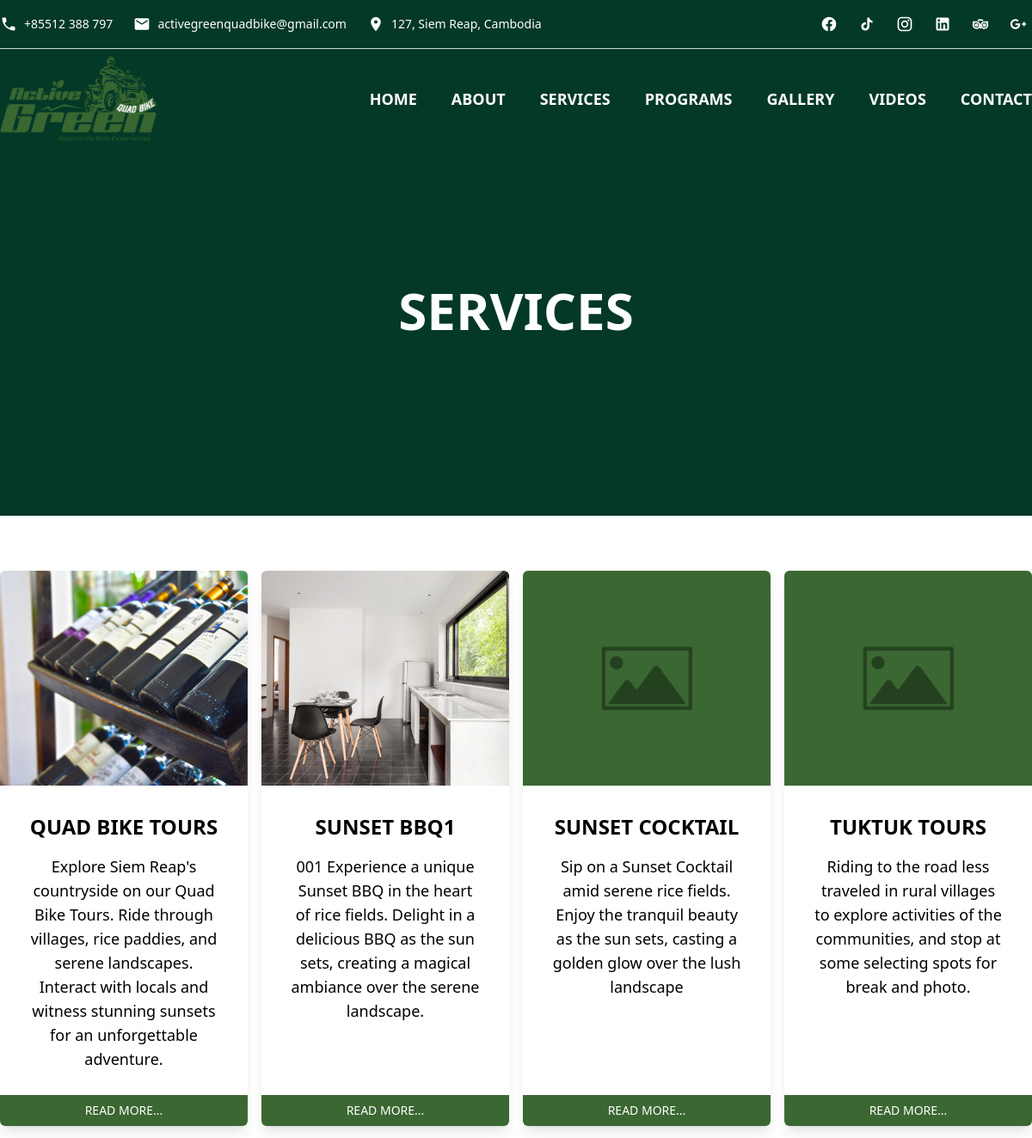
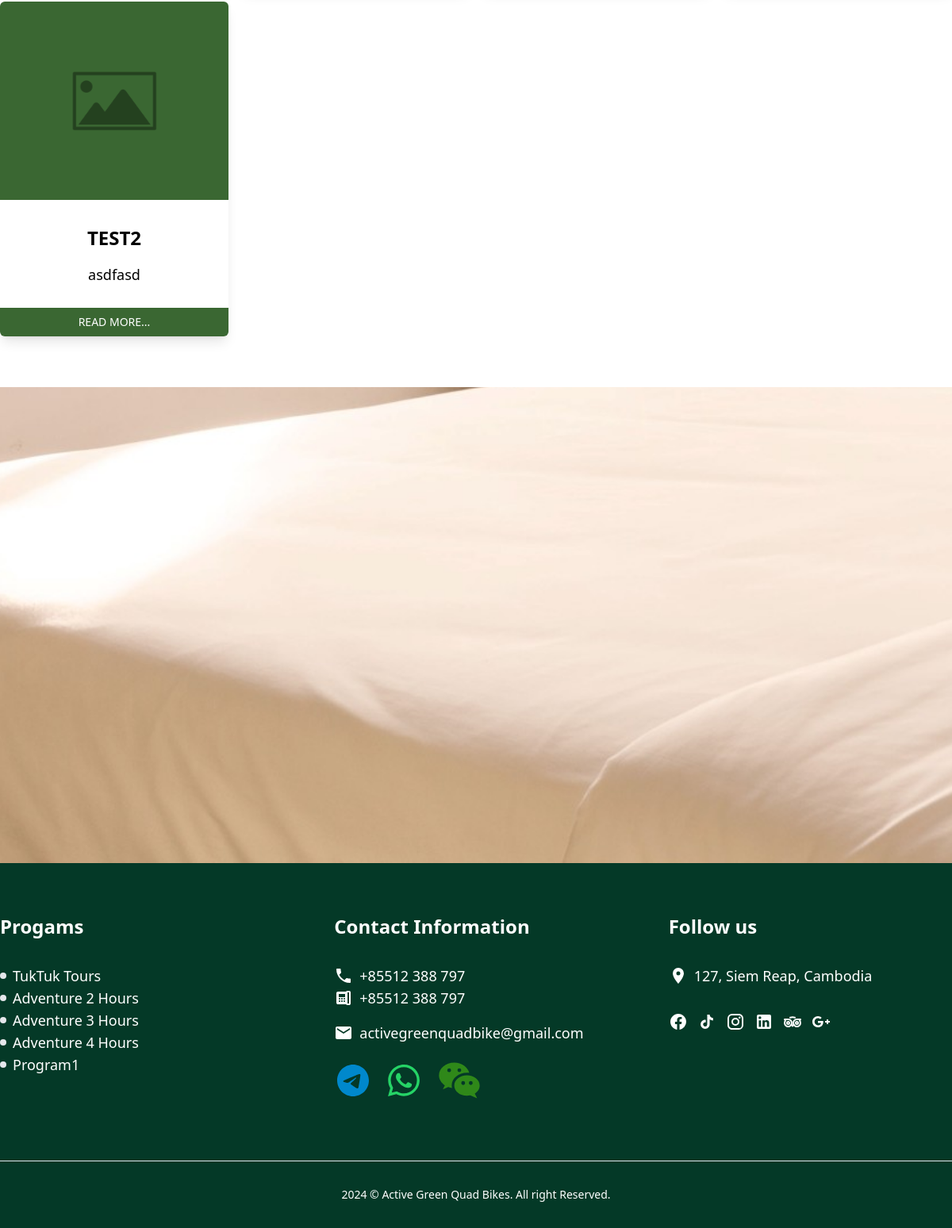
/services.php, run on the app's committed database (2 pictures, top to bottom).
### tables this page shows
CREATE TABLE `about` (
  `about_id` int(11) NOT NULL,
  `company_name` varchar(255) DEFAULT NULL,
  `start_year` varchar(255) DEFAULT NULL,
  `about_highlight` varchar(255) DEFAULT NULL,
  `short_description` text DEFAULT NULL,
  `about_description` text DEFAULT NULL,
  `phone_1` varchar(255) DEFAULT NULL,
  `phone_2` varchar(255) DEFAULT NULL,
  `email_address` varchar(255) DEFAULT NULL,
  `full_address` varchar(255) DEFAULT NULL,
  `telegram` varchar(255) DEFAULT NULL,
  `whatsapp` varchar(255) DEFAULT NULL,
  `wechat` varchar(255) DEFAULT NULL,
  `facebook` varchar(255) DEFAULT NULL,
  `instagram` varchar(255) DEFAULT NULL,
  `linkedin` varchar(255) DEFAULT NULL,
  `tiktok` varchar(255) DEFAULT NULL,
  `tripadvisor` varchar(255) DEFAULT NULL,
  `google` varchar(255) DEFAULT NULL,
  `about_image` varchar(255) DEFAULT NULL,
  `sticky_banner_home` varchar(255) DEFAULT NULL,
  `logo` varchar(255) DEFAULT NULL,
  `favicon` varchar(255) DEFAULT NULL,
  `sp_image` varchar(255) DEFAULT NULL,
  `sp_name` varchar(255) DEFAULT NULL,
  `sp_description` text DEFAULT NULL
);

CREATE TABLE `services_and_programs` (
  `sp_id` int(11) NOT NULL,
  `category_list` varchar(255) DEFAULT NULL,
  `sp_name` varchar(255) DEFAULT NULL,
  `sp_sub_name` varchar(255) DEFAULT NULL,
  `sp_price` varchar(255) DEFAULT NULL,
  `sp_departure_time` varchar(255) DEFAULT NULL,
  `sp_short_description` text DEFAULT NULL,
  `sp_description` text DEFAULT NULL,
  `sp_inclusion` text DEFAULT NULL,
  `sp_notes` text DEFAULT NULL,
  `sp_banner` varchar(255) DEFAULT NULL,
  `sp_gallery_image_path` varchar(255) DEFAULT NULL,
  `is_featured` varchar(3) DEFAULT NULL,
  `book_url` varchar(300) DEFAULT NULL
);

### services.php (the view, shortened to what the rows shown need)
<?php
include 'templates/header.php';
$sticky_banner_home = $about_data['sticky_banner_home'];
$quad_image = $about_data['sp_image'];
if (is_null($quad_image) || $quad_image == '') {
    $image_quad = 'no-image.png';
} else {
    $image_quad = $quad_image;
}
$quad_name = $about_data['sp_name'];
$quad_description = $about_data['sp_description'];
?>
</head>
<body class="w-full text-lg">
    <div class="text-white h-[600px] relative bg-[#043927]">
        <?php
        include 'templates/top-bar.php';
        include 'templates/logo-menu.php';
        ?>
        <div class="w-full lg:w-[1141px] h-[600px] m-auto text-center">
            <div
                class="h-[600px] w-full lg:w-[600px] m-auto flex flex-col items-center justify-center pb-16 lg:pb-56 px-4 lg:px-0">
                <h1 class="text-4xl lg:text-6xl font-bold uppercase">Services</h1>
            </div>
        </div>
    </div>
    <div class="w-full lg:w-[1200px] m-0 lg:m-auto">
        <div class="flex items-center py-16">
            <div class="w-full">
                <div class="flex flex-col lg:grid lg:grid-cols-4 gap-8 lg:gap-4 px-8 lg:px-0">
                    <div class="flex justify-center  rounded-md shadow-lg">
                        <div class="h-full relative">
                            <div class="w-full h-[250px] rounded-t-md"
                                style="background: #3A6732 url(sources/images/<?php echo $image_quad ?>); background-repeat: no-repeat; background-position: center; background-size: cover;">
                            </div>
                            <div class="p-8">
                                <h2 class="text-center text-2xl font-semibold mb-4 uppercase"><?php echo $quad_name ?>
                                </h2>
                                <p class="mb-8 text-center">
                                    <?php echo $quad_description ?>
                                </p>
                            </div>
                            <button onclick="location.href='/programs.php'"
                                class="absolute bottom-0 left-0 py-2 px-4 justify-center bg-[#3A6732] hover:bg-[#F56960] w-full rounded-b-md text-white text-sm uppercase">Read
                                more...</button>
                        </div>
                    </div>
                    <?php
                    $sp = "SELECT * FROM services_and_programs WHERE category_list = 'Service'";
                    $sp_result = $db->query($sp);
                    if ($sp_result->num_rows >= 0) {
                        while ($sp_data = $sp_result->fetch_assoc()) {
                            $sp_id = $sp_data['sp_id'];
                            $sp_banner = $sp_data['sp_banner'];
                            if (is_null($sp_banner) || $sp_banner == '') {
                                $banner = 'no-image.png';
                            } else {
                                $banner = $sp_banner;
                            }
                            $sp_name = $sp_data['sp_name'];
                            $sp_short_description = $sp_data['sp_short_description'];
                            ?>
                            <div class="flex justify-center  rounded-md shadow-lg">
                                <div class="w-full h-full relative">
                                    <div class="w-full h-[250px] rounded-t-md"
                                        style="background: #3A6732 url(sources/images/<?php echo $banner ?>); background-repeat: no-repeat; background-position: center; background-size: cover;">
                                    </div>
                                    <div class="p-8 w-full">
                                        <h2 class="text-center text-2xl font-semibold mb-4 uppercase"><?php echo $sp_name; ?>
                                        </h2>
                                        <p class="mb-8 text-center">
                                            <?php echo $sp_short_description; ?>
                                        </p>
                                    </div>
                                    <button
                                        onclick="location.href='/services_and_programs_details.php?spid=<?php echo $sp_id; ?>'"
                                        class="absolute bottom-0 left-0 py-2 px-4 justify-center bg-[#3A6732] hover:bg-[#F56960] w-full rounded-b-md text-white text-sm uppercase">Read
                                        more...</button>
                                </div>
                            </div>
                            <?php
                        }
                    }
                    ?>
                </div>
            </div>
        </div>
    </div>
    <div class="h-[600px]"
        style="background: url(sources/images/<?php echo $sticky_banner_home; ?>) no-repeat fixed center; background-size: cover;">
    </div>
    <?php include 'templates/footer.php' ?>

### templates/top-bar.php (shortened to what the rows shown need)
<div class="border-b border-b-gray-300 py-3 text-sm hidden lg:block text-white">
    <div class="w-[1200px] m-auto flex items-center justify-between">
        <div class="flex items-center gap-6">
            <?php
            if (empty($phone_1)) {
                echo '';
            } else {
                ?>
                <a href="tel:<?php echo $phone_1; ?>" class="flex items-center gap-2">
                <span class="icon-[ic--baseline-phone]" style="width: 20px; height: 20px;"></span>
                    <span>
                        <?php echo $phone_1; ?>
                    </span></a>
                <?php
            }
            if (empty($email_address)) {
                echo '';
            } else {
                ?>
                <a href="mailto:<?php echo $email_address; ?>" class="flex items-center gap-2">
                    <span class="icon-[ic--baseline-email]" style="width: 20px; height: 20px;"></span>
                    <span>
                        <?php echo $email_address; ?>
                    </span></a>
                <?php
            }
            if (empty($full_address)) {
                echo '';
            } else {
                ?>
                <div class="flex items-center gap-2">
                    <span class="icon-[mdi--location]" style="width: 20px; height: 20px;"></span>
                    <span>
                        <?php echo $full_address; ?>
                    </span>
                </div>
                <?php
            }
            ?>
        </div>
    </div>
</div>

### templates/logo-menu.php (shortened to what the rows shown need)
<div id="stickyMenu">
    <div
        class="w-full lg:w-[1200px] m-auto flex items-center justify-between py-2 px-4 lg:px-0 bg-[#f2f2f2] lg:bg-transparent">
        <div class="flex justify-center">
            <img class="logo cursor-pointer h-[45px] lg:h-[100px]" src="/sources/images/<?php echo $logo; ?>"
                alt="Active Green Quad Bike" onclick="location.href='/'">
        </div>
    </div>
</div>

### templates/footer.php (shortened to what the rows shown need)
<div class="bg-[#043927] text-white py-16 px-4 lg:px-0">
    <div class="lg:grid lg:grid-cols-3 w-full lg:w-[1200px] lg:m-auto font-mon gap-x-16">
        <div>
            <?php
            $sp3 = "SELECT * FROM services_and_programs WHERE category_list = 'Program'";
            $sp_result = $db->query($sp3);
            if ($sp_result->num_rows >= 0) {
                while ($sp_data = $sp_result->fetch_assoc()) {
                    $sp_id = $sp_data['sp_id'];
                    $sp_name = $sp_data['sp_name'];
                    ?>
                    <div class="cursor-pointer flex items-center gap-2" onclick="location.href='/services_and_programs_details.php?spid=<?php echo $sp_id; ?>'">
                        <div class="h-2 w-2 rounded-full bg-gray-200"></div>
                        <div><?php echo $sp_name; ?></div>
                    </div>
                    <?php
                }
            }
            ?>
        </div>
        <div>
            <div>
                <?php
                if (empty($phone_1)) {
                    echo '';
                } else {
                    ?>
                    <a href="call:<?php echo $phone_1; ?>" class="flex items-center gap-2">
                        <span class="icon-[ic--baseline-phone]" style="width: 24px; height: 24px;"></span>
                        <span>
                            <?php echo $phone_1; ?>
                        </span>
                    </a>
                    <?php
                }
                if (empty($phone_2)) {
                    echo '';
                } else {
                    ?>
                    <a href="call:<?php echo $phone_2; ?>" class="flex items-center gap-2 pb-4">
                        <span class="icon-[material-symbols--deskphone]" style="width: 24px; height: 24px;"></span>
                        <span>
                            <?php echo $phone_2; ?>
                        </span>
                    </a>
                    <?php
                }
                if (empty($email_address)) {
                    echo '';
                } else {
                    ?>
                    <a href="mailto:<?php echo $email_address; ?>" class="flex items-center gap-2 pb-4">
                        <span class="icon-[ic--baseline-email]" style="width: 24px; height: 24px;"></span>
                        <span>
                            <?php echo $email_address; ?>
                        </span>
                    </a>
                    <?php
                }
                ?>
            </div>
        </div>
        <div>
            <div>
                <?php
                $full_address = $about_data['full_address'];
                if (empty($full_address)) {
                    echo '';
                } else {
                    ?>
                    <div class="flex gap-x-2 items-center">
                        <span class="icon-[mdi--location]" style="width: 24px; height: 24px;"></span>
                        <div class="p-0 m-0">
                            <?php echo $full_address; ?>
                        </div>
                    </div>
                    <?php
                }
                ?>
            </div>
        </div>
    </div>
</div>
<div class="bg-[#043927] text-center py-8 text-white font-rob text-sm border-t">
    <?php
    $year = date("Y");
    echo $year;
    ?>
    &copy;
    <?php echo $about_data['company_name']; ?>. All right Reserved.
</div>
</body>
</html>

### data on the page
about: phone_1 "+85512 388 797", email_address "activegreenquadbike@gmail.com", full_address "127, Siem Reap, Cambodia", logo (picture), sp_image (picture), sp_name "QUAD BIKE TOURS", sp_description "Explore Siem Reap's countryside on our Quad Bike Tours. Ride through villages, rice paddies, and serene landscapes. Interact with locals and witness stunning sunsets for an unforgettable adventure.", sticky_banner_home (picture), phone_2 "+85512 388 797", company_name "Active Green Quad Bikes"
services_and_programs: sp_banner (picture), sp_name "SUNSET BBQ1", sp_short_description "001 Experience a unique Sunset BBQ in the heart of rice fields. Delight in a delicious BBQ as the sun sets, creating a magical ambiance over the serene landscape."
services_and_programs: sp_name "SUNSET COCKTAIL", sp_short_description "Sip on a Sunset Cocktail amid serene rice fields. Enjoy the tranquil beauty as the sun sets, casting a golden glow over the lush landscape"
services_and_programs: sp_name "TUKTUK TOURS", sp_short_description "Riding to the road less traveled in rural villages to explore activities of the communities, and stop at some selecting spots for break and photo."
services_and_programs: sp_name "TEST2", sp_short_description "asdfasd"
services_and_programs: sp_name "TukTuk Tours"
services_and_programs: sp_name "Adventure 2 Hours"
services_and_programs: sp_name "Adventure 3 Hours"
services_and_programs: sp_name "Adventure 4 Hours"
services_and_programs: sp_name "Program1"
